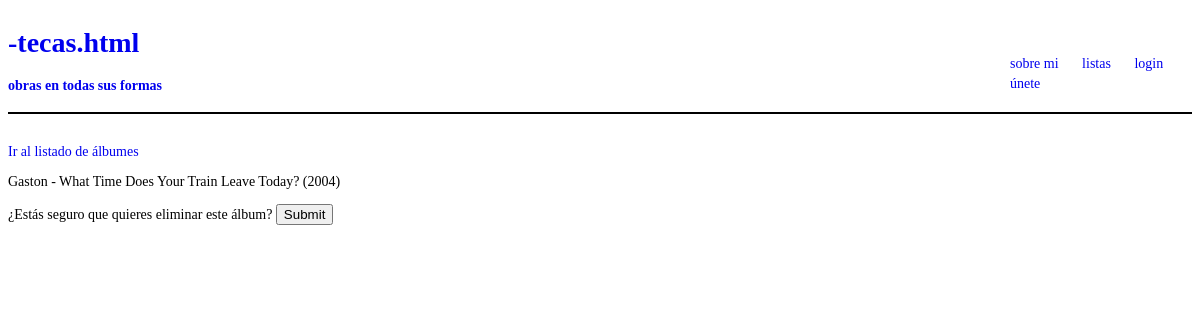
/app_a/eliminar_album/2, run on the app's committed database.
### app_a/models.py (models this page shows, shortened)
class Album(models.Model):
    titulo = models.CharField(max_length=100)
    anio = models.IntegerField()
    autor = models.CharField(max_length=100)
    genero = models.CharField(max_length=50)

### app_a/views.py (the view)
# urls.py: path('eliminar_album/<int:pk>', views.AlbumDeleteView.as_view(), name='eliminar_album'),
class AlbumDeleteView(DeleteView):
    model = Album
    success_url = '/app_a/lista_album'
    template_name = 'album/borrar_album.html'

### app_a/templates/album/borrar_album.html (shortened to what this page needs)
{% extends 'tem/base.html' %}
{% block body %}
    <a href={% url 'lista_album' %}>Ir al listado de álbumes</a>
    {% if album %}
        <p>
            {{album.autor}} - {{album.titulo}} ({{album.anio}})
        </p>
    {% endif %}
    <form method='POST'> {% csrf_token %}
        ¿Estás seguro que quieres eliminar este álbum?
        <input type='submit' placeholder='Eliminar álbum'>
    </form>
{% endblock %}

### app_a/static/stc/base.css (style rules this page uses)
body { font-size: .875rem; font-family: Verdana; }
a { text-decoration: none; }

### data on the page
Album: autor "Gaston", titulo "What Time Does Your Train Leave Today?", anio "2004"
